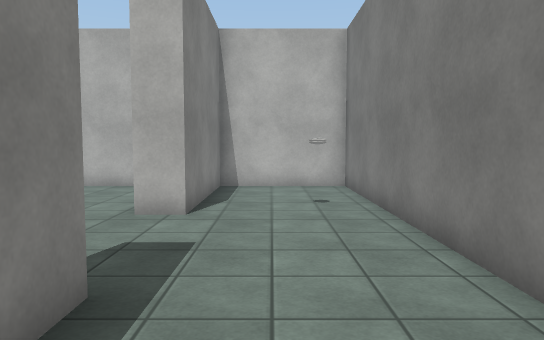
[1] (above)

16 first-person views from a walk through a scene from a Unity 3-D project. The camera is 1.4 m above the floor, tilts 4° down and sees 70° across. The floor is counted in squares, 1 m on a side. Each view is taken from the middle of a square. On the plan, view 1 faces up. The plan holds only what a view shows up to about 16 squares ahead; the rest is blank. The place goes on beyond the plan. The player character is not drawn. Door leaves are left out, so doorways stand open. Surface patterns are stand-ins for the level's own textures.

[2]
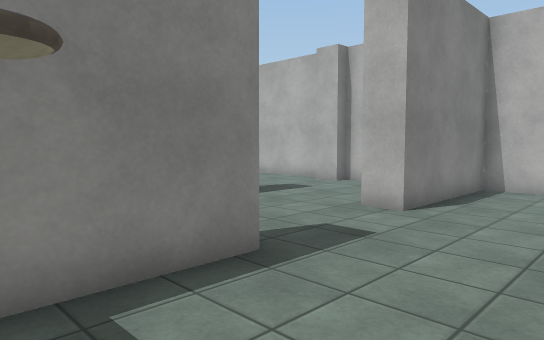

[3]
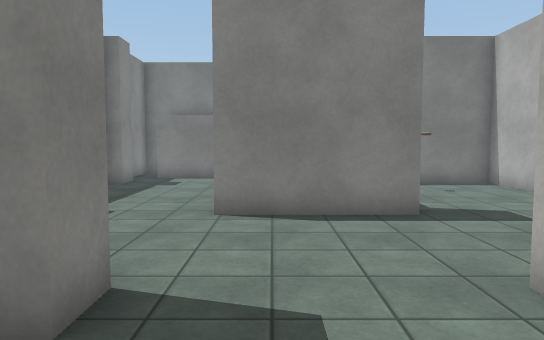

[4]
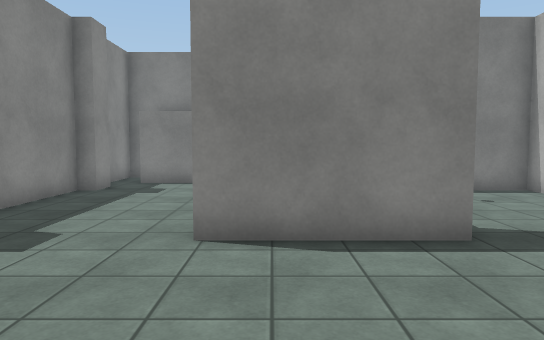

[5]
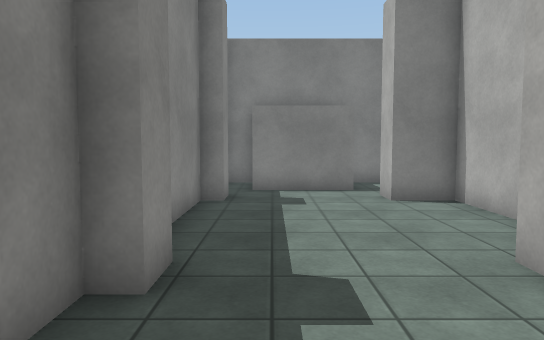

[6]
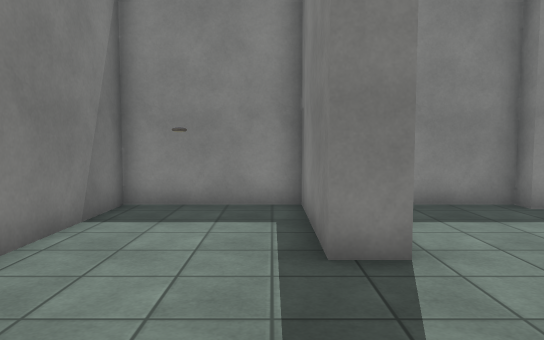

[7]
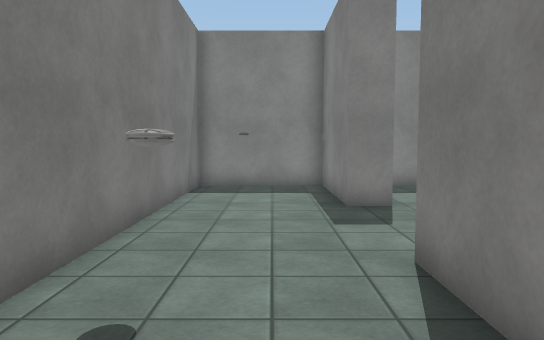

[8]
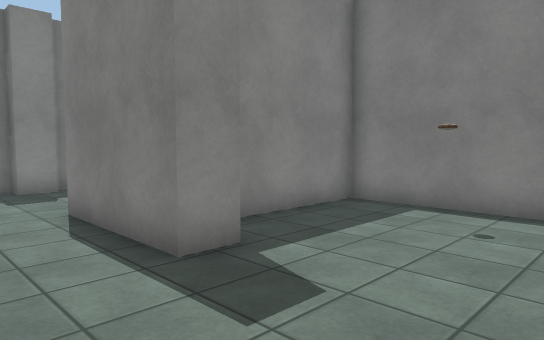

[9]
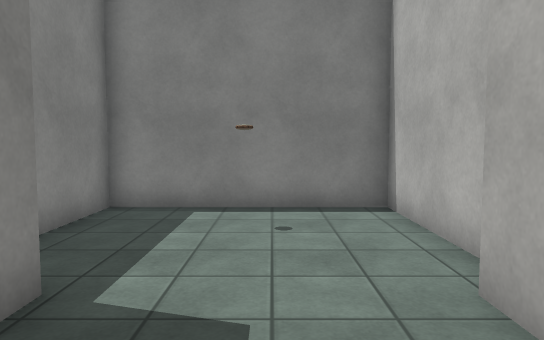

[10]
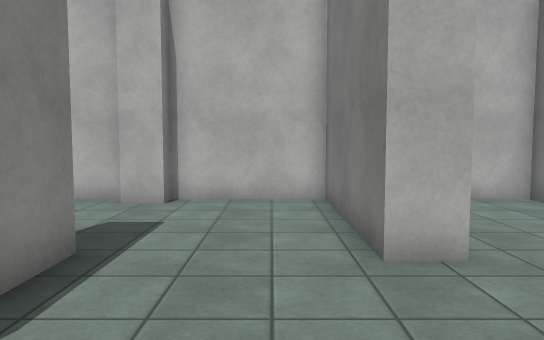

[11]
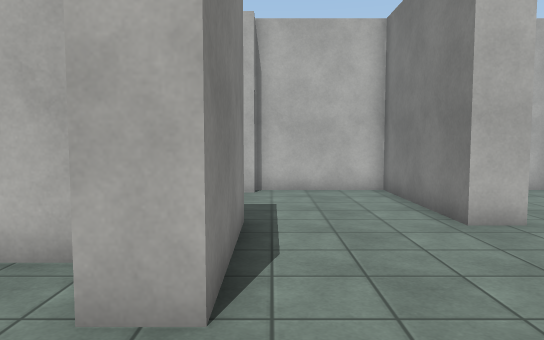

[12]
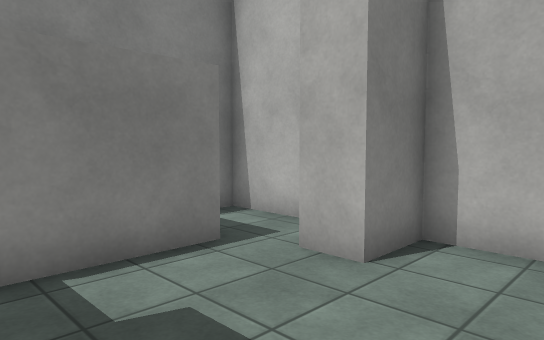

[13]
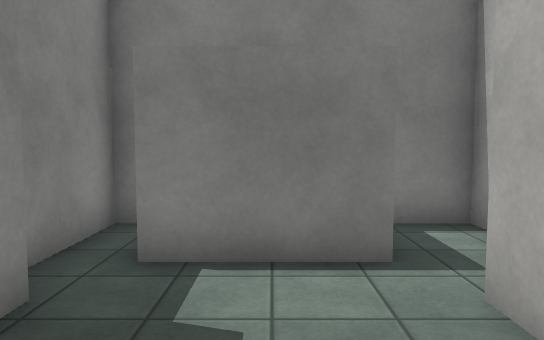

[14]
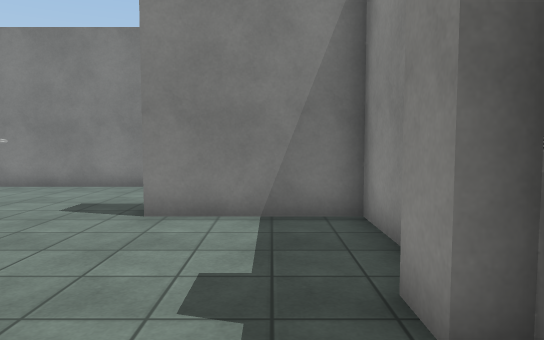

[15]
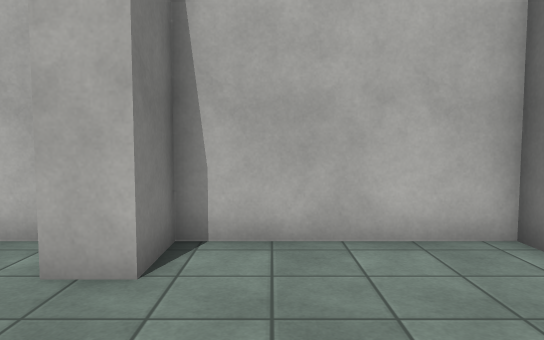

[16]
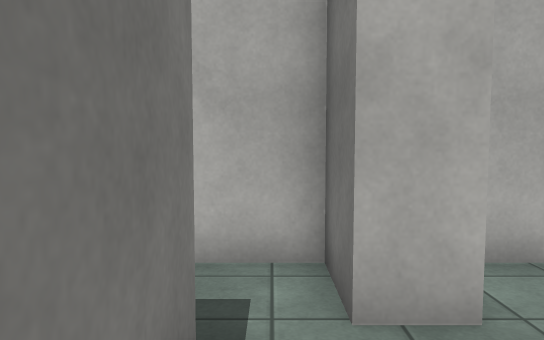

### Floor plan
Ten units are one square. View 1 is at (0, 0); x grows to the right and y downward. Boxes are objects, and circles mark ways between rooms. Rooms are numbered by the first view taken in them; rooms with no view inside come last. Other rooms are left out.
<svg viewBox="-172 -130 201 142">
<path fill="none" stroke="#000" d="M-17 -34 -17 7 24 7 24 -30M24 -30 24 -125 -17 -125 -17 -75M-75 -49 -75 -55 -124 -55 -124 -39M-65 -79 -65 -39 -75 -39M-17 -75 -27 -75 -27 -125 -65 -125 -65 -119M-124 2 -124 7 -75 7 -75 2 -65 2 -65 7 -27 7 -27 -34 -17 -34M-145 -35 -145 -4M-134 -39 -134 -55 -167 -55 -167 -39M-167 -4 -167 7 -142 7M-76 -125 -124 -125 -124 -65 -86 -65"/>
<rect x="5" y="-95" width="10" height="10" fill="#bbb"><title>other object</title></rect>
<circle cx="5" cy="-30" r="3" fill="#2a7"/>
<circle cx="-20" cy="-55" r="3" fill="#2a7"/>
<circle cx="-130" cy="-15" r="3" fill="#2a7"/>
<circle cx="-70" cy="-100" r="3" fill="#2a7"/>
<text x="0" y="-10">1</text>
<text x="0" y="-80">2</text>
<text x="-60" y="-50">3</text>
<text x="-140" y="-30">4</text>
<text x="-100" y="-100">5</text>
</svg>
Room 1 opens to room 2. Room 2 opens to room 3. Room 3 opens to room 4. Room 3 opens to room 5.

Where each view was taken, in squares from view 1:
view 1: 0 up, 0 right, facing up
view 2: 0 up, 2 right, facing up-left
view 3: 5 up, 1 right, facing left
view 4: 5 up, 1 left, facing left
view 5: 1 up, 3 left, facing left
view 6: 8 up, 1 left, facing down
view 7: 12 up, 0 right, facing down
view 8: 12 up, 4 left, facing down-left
view 9: 10 up, 4 left, facing left
view 10: 3 up, 4 left, facing up
view 11: 1 up, 6 left, facing up
view 12: 0 up, 10 left, facing up-left
view 13: 2 up, 10 left, facing left
view 14: 1 up, 10 left, facing right
view 15: 0 up, 11 left, facing up
view 16: 1 up, 14 left, facing up
